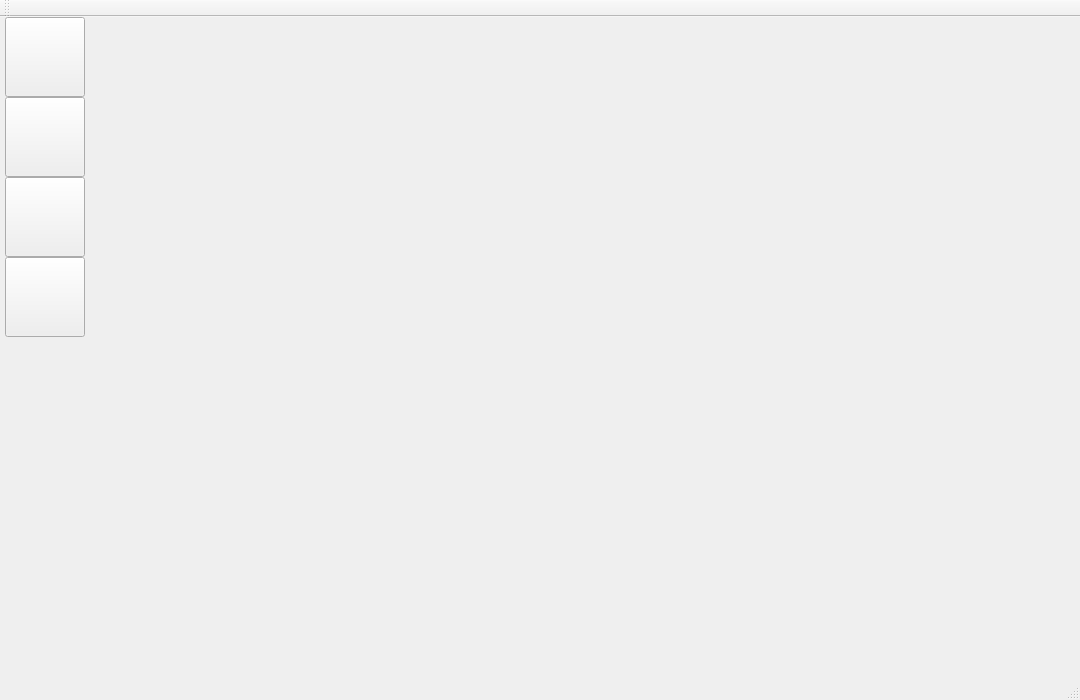
<?xml version="1.0" encoding="UTF-8"?>
<ui version="4.0">
 <class>IStudio</class>
 <widget class="QMainWindow" name="IStudio">
  <property name="geometry">
   <rect>
    <x>0</x>
    <y>0</y>
    <width>1080</width>
    <height>700</height>
   </rect>
  </property>
  <property name="windowTitle">
   <string>Asteroid Curve</string>
  </property>
  <widget class="QWidget" name="centralWidget">
   <layout class="QHBoxLayout" name="horizontalLayout">
    <property name="spacing">
     <number>0</number>
    </property>
    <property name="leftMargin">
     <number>0</number>
    </property>
    <property name="topMargin">
     <number>0</number>
    </property>
    <property name="rightMargin">
     <number>0</number>
    </property>
    <property name="bottomMargin">
     <number>0</number>
    </property>
    <item>
     <widget class="QWidget" name="toolbarWidget" native="true">
      <property name="maximumSize">
       <size>
        <width>90</width>
        <height>16777215</height>
       </size>
      </property>
      <layout class="QVBoxLayout" name="verticalLayout">
       <property name="spacing">
        <number>0</number>
       </property>
       <property name="leftMargin">
        <number>5</number>
       </property>
       <property name="topMargin">
        <number>0</number>
       </property>
       <property name="rightMargin">
        <number>5</number>
       </property>
       <property name="bottomMargin">
        <number>20</number>
       </property>
       <item>
        <widget class="QPushButton" name="pb_customSetup">
         <property name="minimumSize">
          <size>
           <width>80</width>
           <height>80</height>
          </size>
         </property>
         <property name="maximumSize">
          <size>
           <width>80</width>
           <height>80</height>
          </size>
         </property>
         <property name="focusPolicy">
          <enum>Qt::NoFocus</enum>
         </property>
         <property name="toolTip">
          <string>Analize</string>
         </property>
         <property name="text">
          <string/>
         </property>
         <property name="iconSize">
          <size>
           <width>64</width>
           <height>64</height>
          </size>
         </property>
         <property name="checkable">
          <bool>true</bool>
         </property>
        </widget>
       </item>
       <item>
        <widget class="QPushButton" name="pb_solarSystem">
         <property name="enabled">
          <bool>true</bool>
         </property>
         <property name="minimumSize">
          <size>
           <width>80</width>
           <height>80</height>
          </size>
         </property>
         <property name="maximumSize">
          <size>
           <width>80</width>
           <height>80</height>
          </size>
         </property>
         <property name="focusPolicy">
          <enum>Qt::NoFocus</enum>
         </property>
         <property name="toolTip">
          <string>Applications</string>
         </property>
         <property name="text">
          <string/>
         </property>
         <property name="iconSize">
          <size>
           <width>64</width>
           <height>64</height>
          </size>
         </property>
         <property name="checkable">
          <bool>true</bool>
         </property>
        </widget>
       </item>
       <item>
        <widget class="QPushButton" name="pb_gallery">
         <property name="enabled">
          <bool>true</bool>
         </property>
         <property name="minimumSize">
          <size>
           <width>80</width>
           <height>80</height>
          </size>
         </property>
         <property name="maximumSize">
          <size>
           <width>80</width>
           <height>80</height>
          </size>
         </property>
         <property name="focusPolicy">
          <enum>Qt::NoFocus</enum>
         </property>
         <property name="toolTip">
          <string>Editor</string>
         </property>
         <property name="text">
          <string/>
         </property>
         <property name="iconSize">
          <size>
           <width>64</width>
           <height>64</height>
          </size>
         </property>
         <property name="checkable">
          <bool>true</bool>
         </property>
        </widget>
       </item>
       <item>
        <widget class="QPushButton" name="pb_lightCurve">
         <property name="enabled">
          <bool>true</bool>
         </property>
         <property name="minimumSize">
          <size>
           <width>80</width>
           <height>80</height>
          </size>
         </property>
         <property name="maximumSize">
          <size>
           <width>80</width>
           <height>80</height>
          </size>
         </property>
         <property name="focusPolicy">
          <enum>Qt::NoFocus</enum>
         </property>
         <property name="toolTip">
          <string>Editor</string>
         </property>
         <property name="text">
          <string/>
         </property>
         <property name="iconSize">
          <size>
           <width>64</width>
           <height>64</height>
          </size>
         </property>
         <property name="checkable">
          <bool>true</bool>
         </property>
        </widget>
       </item>
       <item>
        <spacer name="verticalSpacer">
         <property name="orientation">
          <enum>Qt::Vertical</enum>
         </property>
         <property name="sizeHint" stdset="0">
          <size>
           <width>20</width>
           <height>300</height>
          </size>
         </property>
        </spacer>
       </item>
      </layout>
     </widget>
    </item>
    <item>
     <widget class="QStackedWidget" name="mainStackedWidget">
      <property name="currentIndex">
       <number>2</number>
      </property>
      <widget class="QWidget" name="pageCustomSetup"/>
      <widget class="QWidget" name="pageSolarSystem"/>
      <widget class="QWidget" name="pageGallery"/>
      <widget class="QWidget" name="pageLightCurve"/>
      <widget class="QWidget" name="pageInertiaCalculator"/>
     </widget>
    </item>
   </layout>
  </widget>
  <widget class="QMenuBar" name="menuBar">
   <property name="geometry">
    <rect>
     <x>0</x>
     <y>0</y>
     <width>1080</width>
     <height>24</height>
    </rect>
   </property>
  </widget>
  <widget class="QToolBar" name="mainToolBar">
   <attribute name="toolBarArea">
    <enum>TopToolBarArea</enum>
   </attribute>
   <attribute name="toolBarBreak">
    <bool>false</bool>
   </attribute>
  </widget>
  <widget class="QStatusBar" name="statusBar"/>
 </widget>
 <layoutdefault spacing="6" margin="11"/>
 <resources/>
 <connections/>
</ui>
